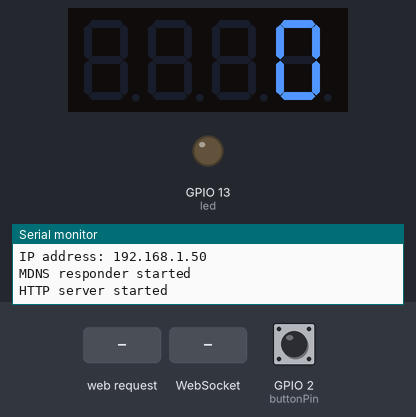
Simulated run of this sketch. Board: ESP8266 (NodeMCU). Shown: 4-digit seven-segment display, output pins drawn as LEDs (lit = HIGH), the last lines printed to the serial monitor. The test bench sets the inputs (shaded band); at power-on: GPIO 2 (buttonPin) LOW. WiFi joins after 1.5 s; servers stay silent unless stated; uploads are accepted with an empty reply.

Above: at 2.7 s.
2.8 s: HTTP request GET /?minutes=1&seconds=1&nextClockIP=1 received
At 2.91 s:
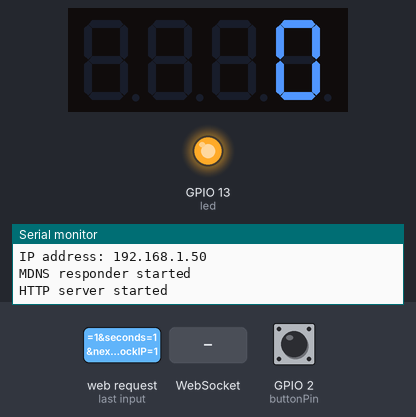
At 3.5 s:
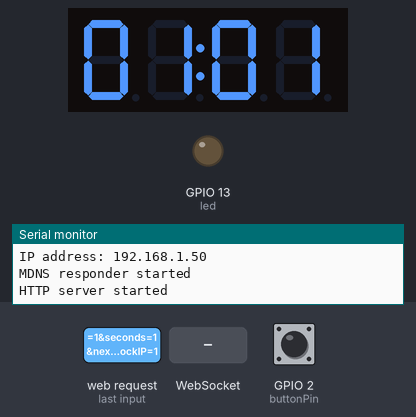
4.5 s: WebSocket text "0" received
At 6.9 s:
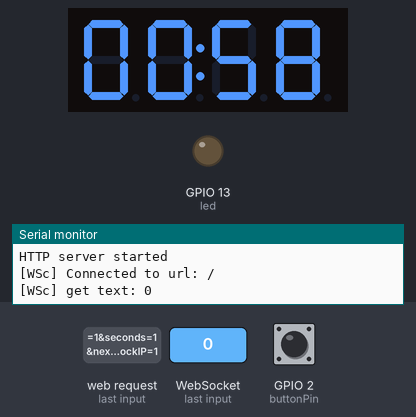
7.0 s: GPIO 2 (buttonPin) pulled HIGH for 0.15 s
Timing chart, 0 to 10.0 s (numbered marks = the images above; inputs shaded):
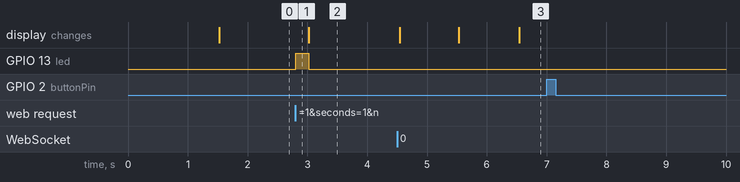

Measured:
- after the input at 2.8 s, GPIO 13 (led): LOW → HIGH at once, → LOW 0.22 s later
- after the input at 4.5 s, the display: first changes at once (image 3 shows a later state)

The sketch:

WifiGameClock.ino
```cpp
#include <WebSockets.h>
#include <WebSocketsClient.h>
#include <WebSocketsServer.h>
#include <ESP8266WiFi.h>
#include <WiFiClient.h>
#include <ESP8266WebServer.h>
#include <ESP8266mDNS.h>
#include <Wire.h>
#include <ESP8266HTTPClient.h>
#include <TM1637Display.h>


#ifndef STASSID
#define STASSID "WifiGameClock"
#define STAPSK  "chronometro"
#endif


const int CLK = 4; //Set the CLK pin connection to the display
const int DIO = 5; //Set the DIO pin connection to the display
const int buttonPin = 2;
const char *ssid = STASSID;
const char *password = STAPSK;

ESP8266WebServer server(80);
WebSocketsServer webSocket(81);
WebSocketsClient webSocketClient;
const int led = 13;
int TimeLeft = 0; //in millis
int LastLoop = 0;
bool IsRunning = false;
String nextClockIP = "";
const int wifiTimeout = 20000; //millis
TM1637Display display(CLK, DIO);  //set up the 4-Digit Display.
uint8_t previousClock = 0x00;
String lastClockIP = "";
String myIPAddress = "";
void handleRoot() {
  digitalWrite(led, 1);
  char temp[500];
  int minutes = 0;
  int seconds = 0;
  if(server.arg("minutes") != ""){
    minutes = server.arg("minutes").toInt();
  }
  if(server.arg("seconds") != ""){
    seconds = server.arg("seconds").toInt();
  }
  if(server.arg("nextClockIP") != ""){
    nextClockIP = server.arg("nextClockIP");
    HTTPClient http;
    http.begin("http://" + nextClockIP + "/?lastClockIP=" + myIPAddress  + "&minutes=" + minutes + "&seconds="+seconds);
    http.GET();
    webSocketClient.begin(nextClockIP, 81, "/");
    webSocketClient.onEvent(webSocketClientEvent);

  }
  if(server.arg("lastClockIP") != ""){
    nextClockIP = server.arg("lastClockIP");
  }
  if(minutes != 0 || seconds != 0){
    IsRunning = false;
    LastLoop = 0;
    TimeLeft = (minutes * 60 + seconds) * 1000;
    showTimeLeft();
  }

  snprintf(temp, 500,"<html><head><title>ESP8266 Demo</title><style>body { font-family: Arial, Helvetica, Sans-Serif; Color: #000008; }</style></head>  <body>  <h1>Game Clock Setup</h1>  <form id=\"clock-setup\" action=\"\" method=\"get\">\
  <label>Other Clock\'s IP Address</label><input name=\"nextClockIP\" type=\"text\" /><br /><label>Minutes</label> <input name=\"minutes\" type=\"number\" min=\"0\" max=\"99\" />    <label>Seconds</label> <input name=\"seconds\" type=\"number\" min=\"0\" max=\"59\" />    <button type=\"submit\">Start</button>  </form>  </body></html>");
  server.send(200, "text/html", temp);
  digitalWrite(led, 0);
}

void handleNotFound() {
  digitalWrite(led, 1);
  String message = "File Not Found\n\n";
  message += "URI: ";
  message += server.uri();
  message += "\nMethod: ";
  message += (server.method() == HTTP_GET) ? "GET" : "POST";
  message += "\nArguments: ";
  message += server.args();
  message += "\n";

  for (uint8_t i = 0; i < server.args(); i++) {
    message += " " + server.argName(i) + ": " + server.arg(i) + "\n";
  }

  server.send(404, "text/plain", message);
  digitalWrite(led, 0);
}

void setup(void) {

  display.setBrightness(0x0a);  //set the diplay to maximum brightness
  pinMode(led, OUTPUT);
  pinMode(buttonPin, INPUT);
  digitalWrite(led, 0);
  Serial.begin(115200);
  WiFi.mode(WIFI_STA);
  WiFi.begin(ssid, password);
  Serial.println("");

  // Wait for connection
  IPAddress myIP;
  while (WiFi.status() != WL_CONNECTED && millis() < wifiTimeout ) {
    delay(500);
    Serial.print(".");
  }
  if(WiFi.status() != WL_CONNECTED){

      WiFi.softAP("ESPap", password);
      myIP = WiFi.softAPIP();
  }
  else{
    Serial.println("");
    Serial.print("Connected to ");
    Serial.println(ssid);
    myIP = WiFi.localIP();
  }
    startWebSocket();
    Serial.print("IP address: ");
    Serial.println(myIP);
    myIPAddress = myIP.toString();
    //would be nice to figure out how to display ip on 4 digit display
    display.showNumberDec(0);


  if (MDNS.begin("patricksesp8266")) {
    Serial.println("MDNS responder started");
  }

  server.on("/", handleRoot);
  server.on("/go", StartClock);
  server.on("/inline", []() {
    server.send(200, "text/plain", "this works as well");
  });
  server.onNotFound(handleNotFound);
  server.begin();
  Serial.println("HTTP server started");
}

void StartClock(){
    LastLoop = millis();
    IsRunning = true;
}
void showTimeLeft(){
  int secondsLeft = (TimeLeft)/ 1000;
  int numberToDisplay = 100 * (secondsLeft / 60) + secondsLeft % 60;
  display.showNumberDecEx(numberToDisplay, 0b01000000, true);
}

void startWebSocket() { // Start a WebSocket server
  webSocket.begin();                          // start the websocket server
  webSocket.onEvent(webSocketEvent);          // if there's an incomming websocket message, go to function 'webSocketEvent'
  Serial.println("WebSocket server started.");
}

void webSocketClientEvent(WStype_t type, uint8_t * payload, size_t length) {
  switch(type) {
    case WStype_DISCONNECTED:
      Serial.printf("[WSc] Disconnected!\n");
      break;
    case WStype_CONNECTED: {
        Serial.printf("[WSc] Connected to url: %s\n", payload);
      }
      break;
    case WStype_TEXT:{
      Serial.printf("[WSc] get text: %s\n", payload);
              LastLoop = millis();
        IsRunning = true;
      }
      break;
  }
}

void webSocketEvent(uint8_t num, WStype_t type, uint8_t * payload, size_t lenght) { // When a WebSocket message is received
  switch (type) {
    case WStype_DISCONNECTED:             // if the websocket is disconnected
      Serial.printf("[%u] Disconnected!\n", num);
      break;
    case WStype_CONNECTED: {              // if a new websocket connection is established
        IPAddress ip = webSocket.remoteIP(num);
        Serial.printf("[%u] Connected from %d.%d.%d.%d url: %s\n", num, ip[0], ip[1], ip[2], ip[3], payload);
        previousClock = num;
      }
      break;
    case WStype_TEXT:                     // if new text data is received
      Serial.printf("[%u] get Text: %s\n", num, payload);
      if (strncmp((const char*)payload, "StartTimer", 10) == 0) {
        StartClock();
      }
      break;
  }
}

void loop(void) {
  server.handleClient();
  if(nextClockIP != ""){
    webSocketClient.loop();
  }
  else{
    webSocket.loop();
  }
  MDNS.update();

  if(digitalRead(buttonPin) == HIGH) //todo: add debounce
  {
    if(nextClockIP != ""){
      Serial.println("nextClockIP = " + nextClockIP);
          IsRunning = false;
          HTTPClient http;
          http.begin("http://" + nextClockIP + "/go");
          http.GET();
        //webSocketClient.sendTXT("StartTimer");
    }
    else if(previousClock != 0x00){
      if(IsRunning == true){
        IsRunning = false;
        webSocket.sendTXT(previousClock, "StartTimer");
      }
    }
    else{
      Serial.printf("Button Press");
      IsRunning = false;
    }
    //todo: send message to nextClock websocket
  }
  if(TimeLeft > 0 and IsRunning == true){
    int thisLoop = millis();
    if(LastLoop == 0){
      LastLoop = thisLoop;
    }
    TimeLeft = TimeLeft - (thisLoop - LastLoop);
    LastLoop = thisLoop;
    showTimeLeft();

  }


}
```
